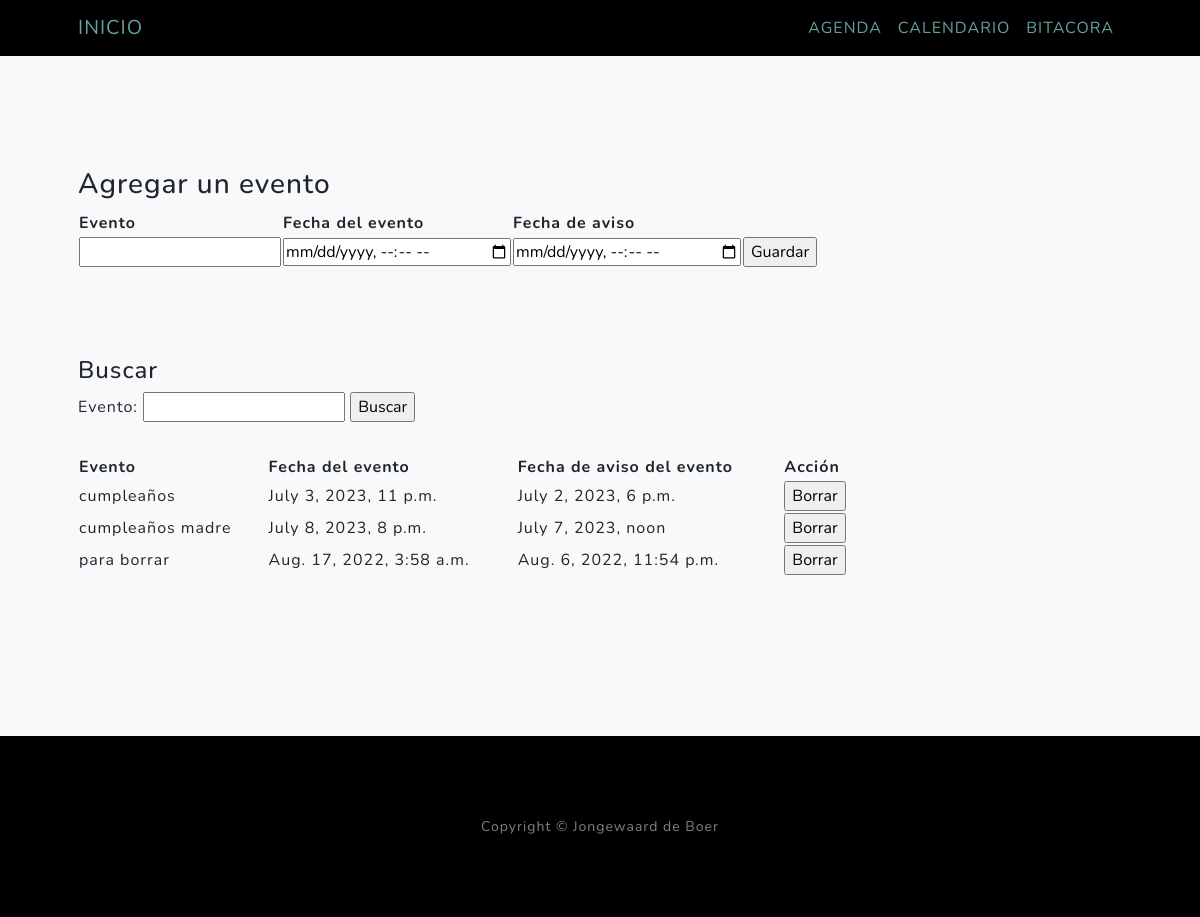
/calendario/, run on an earlier commit of the app's database.
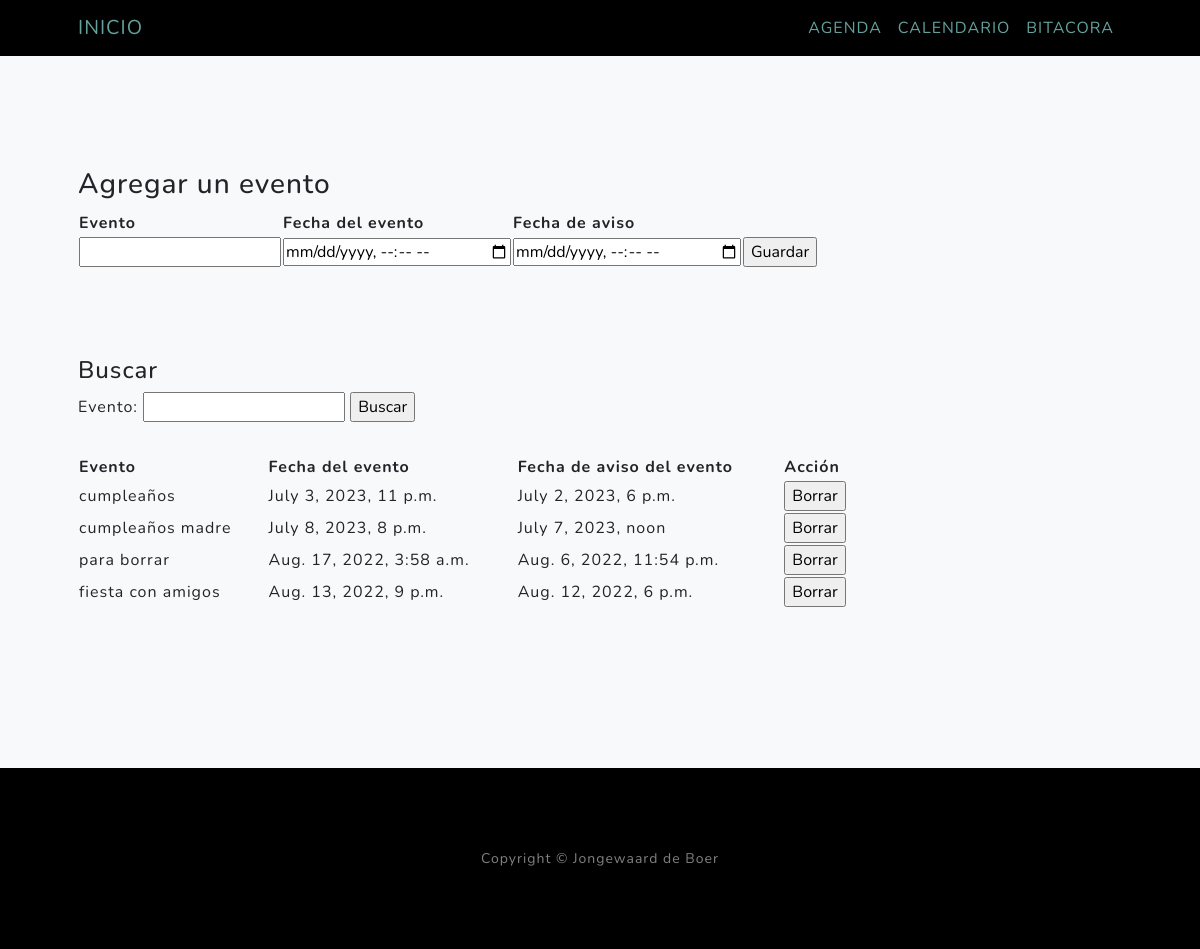
And on a later commit of the database.
### agenda/models.py (models this page shows, shortened)
class calendario(models.Model):
    nombre_evento = models.CharField(max_length=100, default="evento")
    f_evento = models.DateTimeField(default=datetime.datetime.now())
    f_aviso_evento = models.DateTimeField(default=datetime.datetime.now())

### agenda/views.py (the view, shortened to what this page needs)
# urls.py: path("calendario/", view_calendario, name="calendario"),
def view_calendario(request):
    consulta_calendario = calendario.objects.all()
    if 'id_borrar' in request.GET:
        calendario.objects.filter(id=int(request.GET['id_borrar'])).delete()
        pass
    if 'buscando' in request.GET:
        consulta_calendario = calendario.objects.filter(nombre_evento__icontains = request.GET.get('evento_a_buscar'))
        pass
    contexto = {"tabla_sql":consulta_calendario}
    return render(request, "agenda/calendario.html",contexto)

### agenda/templates/agenda/calendario.html (shortened to what this page needs)
{% extends 'agenda/base.html'%}
{% block contenido_calendario%}
<nav class="navbar navbar-light bg-light">
    <form action="{% url 'calendario' %}">
        <h3> Agregar un evento </h3>
        <table style="width:75%">
            <tr>
            <th>Evento</th>
            <th>Fecha del evento</th>
            <th>Fecha de aviso</th>
            </tr>
            <td><input type="text" id="nombre_evento" name="nombre_evento" required></td>
            <td><input type="datetime-local" id="f_evento" name="f_evento"  required></td>
            <td><input type="datetime-local" id="f_aviso" name="f_aviso"  required></td>
            <td>
                <input type="submit" value="Guardar">
            </td>
        </table>
        <br>
    </form>
</nav>
<br>
<br>
<nav class="navbar navbar-light bg-light">
    <form action="{% url 'calendario' %}">
        <h4> Buscar </h4>
        <label for="evento_a_buscar">Evento:</label>
        <input type="text" id="evento_a_buscar" name="evento_a_buscar" required>
        <input type="submit" value="Buscar">
    </form>
</nav>
<br>
  <table style="width:75%" class="center">
  <tr>
      <th>Evento</th>
      <th>Fecha del evento</th>
      <th>Fecha de aviso del evento</th>
      <th>Acción</th>
  </tr>
  {% for item in tabla_sql %}
      <tr>
          <form action="{% url 'calendario' %}">
              <td>{{item.nombre_evento}}</td><td>{{item.f_evento}}</td><td>{{item.f_aviso_evento}}</td>
              <td>
                  <input type="submit" value="Borrar">
              </td>
          </form>
      </tr>
  {% endfor %}
  </table>
{% endblock%}

What changed in the data, as far as the page shows it:
added calendario: nombre_evento "fiesta con amigos", f_evento "Aug. 13, 2022, 9 p.m.", f_aviso_evento "Aug. 12, 2022, 6 p.m."
